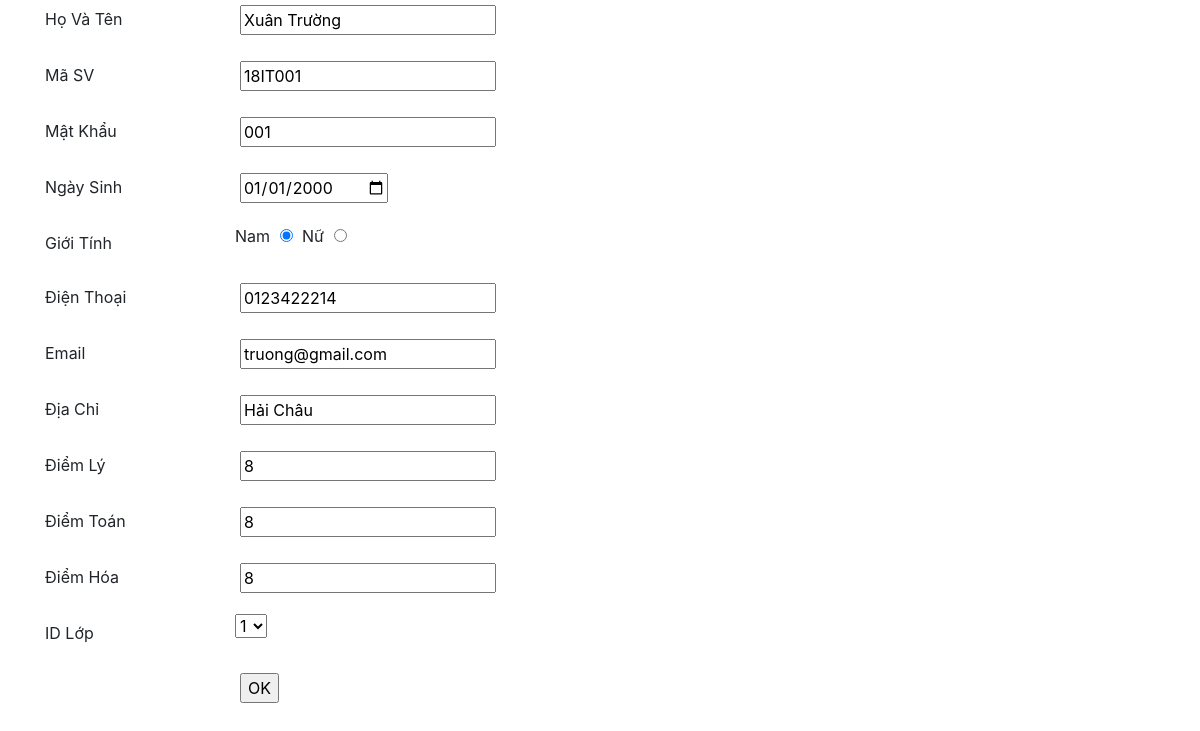
/php/Edit_Admin.php?id=1 (signed in), run on the app's committed database.
### tables this page shows
CREATE TABLE `tblsinhvien` (
  `id` int(5) NOT NULL,
  `hoten` varchar(50) NOT NULL,
  `masv` varchar(10) NOT NULL,
  `matkhau` varchar(20) NOT NULL,
  `ngaysinh` date NOT NULL,
  `gioitinh` varchar(3) NOT NULL,
  `dt` varchar(11) NOT NULL,
  `email` varchar(100) NOT NULL,
  `diachi` varchar(150) NOT NULL,
  `diemtoan` int(5) NOT NULL,
  `diemly` int(5) NOT NULL,
  `diemhoa` int(5) NOT NULL,
  `diemtb` int(5) NOT NULL,
  `idlop` int(5) NOT NULL
);

### php/Edit_Admin.php (the view, shortened to what this page needs)
<?php session_start();
	$con= mysqli_connect("localhost","root","","sinhvien");
	mysqli_set_charset($con, 'UTF8');
	$sql="select * from tblsinhvien where id='".$_GET["id"]."'";
	$kq = mysqli_query($con,$sql);
	  while ($data = mysqli_fetch_array($kq)) {
	    $hoten = $data["hoten"];
		$masv = $data["masv"];
		$pass = $data["matkhau"];
		$ngaysinh = $data["ngaysinh"];
		$gt = $data["gioitinh"];
		$dt = $data["dt"];
		$email = $data["email"];
		$dc = $data["diachi"];
		$diemly = $data['diemly'];
		$diemhoa = $data['diemhoa'];
		$diemtoan = $data['diemtoan'];
		}
?>
<!DOCTYPE html>
<html>
<head>
	<link rel="stylesheet" href="https://maxcdn.bootstrapcdn.com/bootstrap/4.3.1/css/bootstrap.min.css">
    <link rel="stylesheet" type="text/css" href="../css/style.css">
</head>
<body>
	<div class="container">
		<form <?php echo 'action=xulysuasv.php?id="'.$_GET['id'].'"'; ?> method="POST">
	 		<div class="form-group row">
			 	<label class="col-sm-2 col-form-label">Họ Và Tên</label>
			 	<div class="col-sm-10">
			  		<input type="text" <?php echo 'value="'.$hoten.'"'; ?> name="tensv" required="required">
		   		</div>
	  		</div>
	  		<div class="form-group row">
			 	<label  class="col-sm-2 col-form-label">Mã SV</label>
			 	<div class="col-sm-10">
			  		<input type="text" <?php echo 'value="'.$masv.'"'; ?> name="masv" required="required">
		   		</div>
	  		</div>
	  		<div class="form-group row">
			 	<label  class="col-sm-2 col-form-label">Mật Khẩu</label>
			 	<div class="col-sm-10">
			  		<input type="text" <?php echo 'value="'.$pass.'"'; ?> name="pass" required="required">
		   		</div>
	  		</div>
	  		<div class="form-group row">
			 	<label  class="col-sm-2 col-form-label">Ngày Sinh</label>
			 	<div class="col-sm-10">
			  		<input type="date"  name="ngaysinh"  <?php echo 'value="'.$ngaysinh.'"'; ?> required="required">
		   		</div>
	  		</div>
	  		<div class="form-group row">
			 	<label  class="col-sm-2 col-form-label">Giới Tính</label>
			 	<div class="col-sm-10">
			  		<?php
			  			if ($gt=='nam') {
			  				echo "Nam <input type='radio' name='gt' value='nam' checked='checked'> Nữ <input type='radio' name='gt' value='nữ'>";
			  			}
			  			else
			  			{
			  				echo "Nam <input type='radio' name='gt' value='nam' > Nữ <input type='radio' name='gt' value='nữ' checked='checked'>";
			  			}
			  		?>
		   		</div>
	  		</div>
	  		<div class="form-group row">
			 	<label  class="col-sm-2 col-form-label">Điện Thoại</label>
			 	<div class="col-sm-10">
			  		<input type="text" <?php echo 'value="'.$dt.'"'; ?> name="dt" required="required">
		   		</div>
	  		</div>
	  		<div class="form-group row">
			 	<label  class="col-sm-2 col-form-label">Email</label>
			 	<div class="col-sm-10">
			  		<input type="email" <?php echo 'value="'.$email.'"'; ?> name="email" required="required">
		   		</div>
	  		</div>
	  		<div class="form-group row">
			 	<label  class="col-sm-2 col-form-label">Địa Chỉ</label>
			 	<div class="col-sm-10">
			  		<input type="text" <?php echo 'value="'.$dc.'"'; ?> name="diachi" required="required">
		   		</div>
	  		</div>
	  		<div class="form-group row">
			 	<label  class="col-sm-2 col-form-label">Điểm Lý</label>
			 	<div class="col-sm-10">
			  		<input type="text"  name="diemly" <?php echo 'value="'.$diemly.'"'; ?>>
		   		</div>
	  		</div>
	  		<div class="form-group row">
			 	<label  class="col-sm-2 col-form-label">Điểm Toán</label>
			 	<div class="col-sm-10">
			  		<input type="text"  name="diemtoan" <?php echo 'value="'.$diemtoan.'"'; ?>>
		   		</div>
	  		</div>
	  		<div class="form-group row">
			 	<label  class="col-sm-2 col-form-label">Điểm Hóa</label>
			 	<div class="col-sm-10">
			  		<input type="text"  name="diemhoa" <?php echo 'value="'.$diemhoa.'"'; ?>>
		   		</div>
	  		</div>
	  		<div class="form-group row">
			 	<label  class="col-sm-2 col-form-label">ID Lớp</label>
			 	<div class="col-sm-10">
			  		<select name="idlop">
	  					<?php
							$conn = mysqli_connect('localhost','root','','sinhvien');
							$query = "select * from tbllop";
							$kqua = mysqli_query($conn,$query);
							while ($data = mysqli_fetch_array($kqua)) {
								$id = $data['idlop'];
							    echo '<option value="'.$id.'">'.$id.'</option>';
							}
						 ?>
	  				</select>
		   		</div>
	  		</div>
	  		<div class="form-group row">
	  			<div class="col-sm-2">
	  			</div>
			 	<div class="col-sm-10">
			  		<input type="submit" name="" value="OK">
		   		</div>
	  		</div>
		</form>
	</div>
</body>
</html>

### css/style.css (style rules this page uses)
input { margin: 5px; }

### data on the page
tblsinhvien: tensv "Xuân Trường", masv "18IT001", pass "001", ngaysinh "01/01/2000", dt "0123422214", email "truong@gmail.com", diachi "Hải Châu", diemly "8", diemtoan "8", diemhoa "8"

### other printed values
form field idlop "1"
